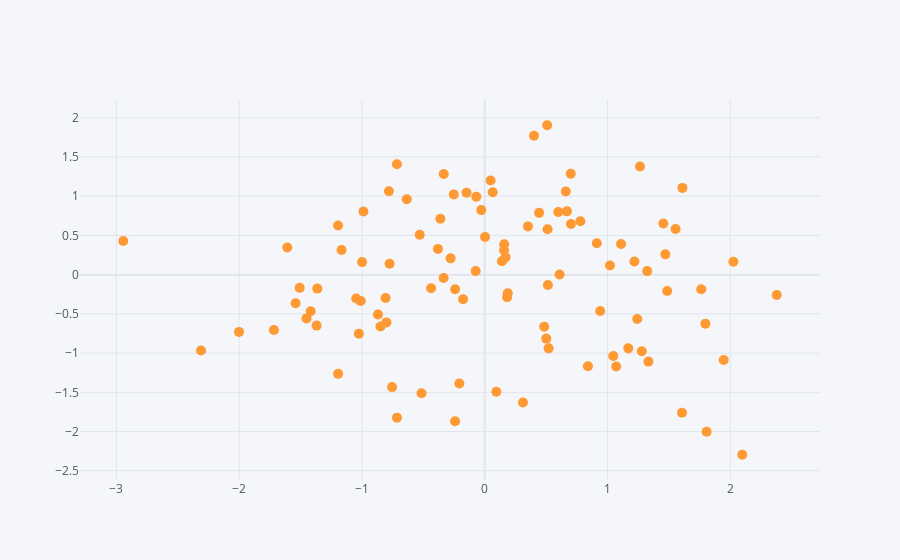
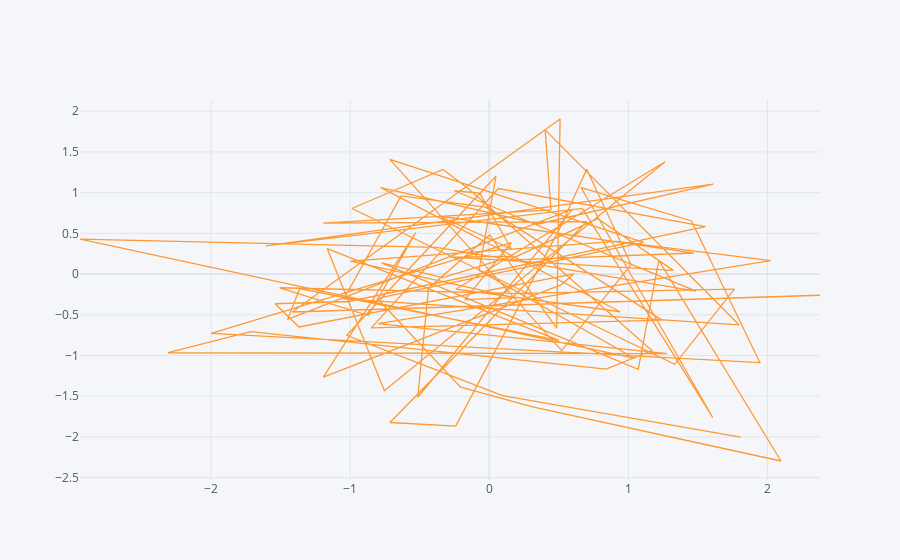

Notebook source saved alongside these figures, in order:
### Markdown cell above
There is a range of options. Save, zoom, zoom in, zoom out, autoscale and so on.
In the legend, it can turn anyone on or off with a click, to see what is required (only one or more say A, B etc).

We have range of option with cufflinks and iplot() using kind parameter as well

### Code cell
# cufflinks with iplot and using parameter kind
df1.iplot(kind='scatter',x='A',y='B',mode='markers',size=10)

# if there is no 'mode', it will start connecting data points using lines
df1.iplot(kind='scatter',x='A',y='B',size=10)
